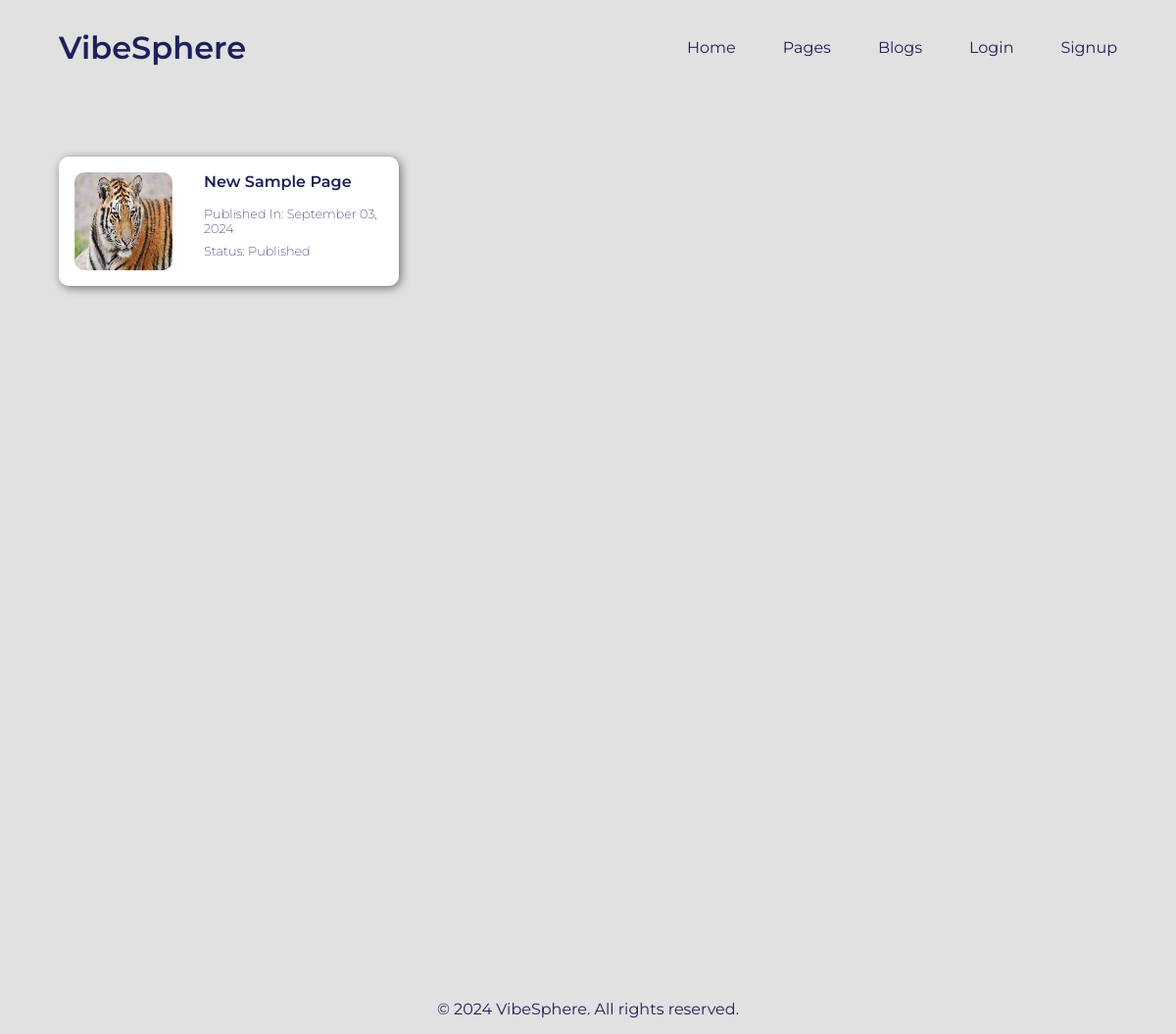
The page /pages/ on the database as committed earlier.
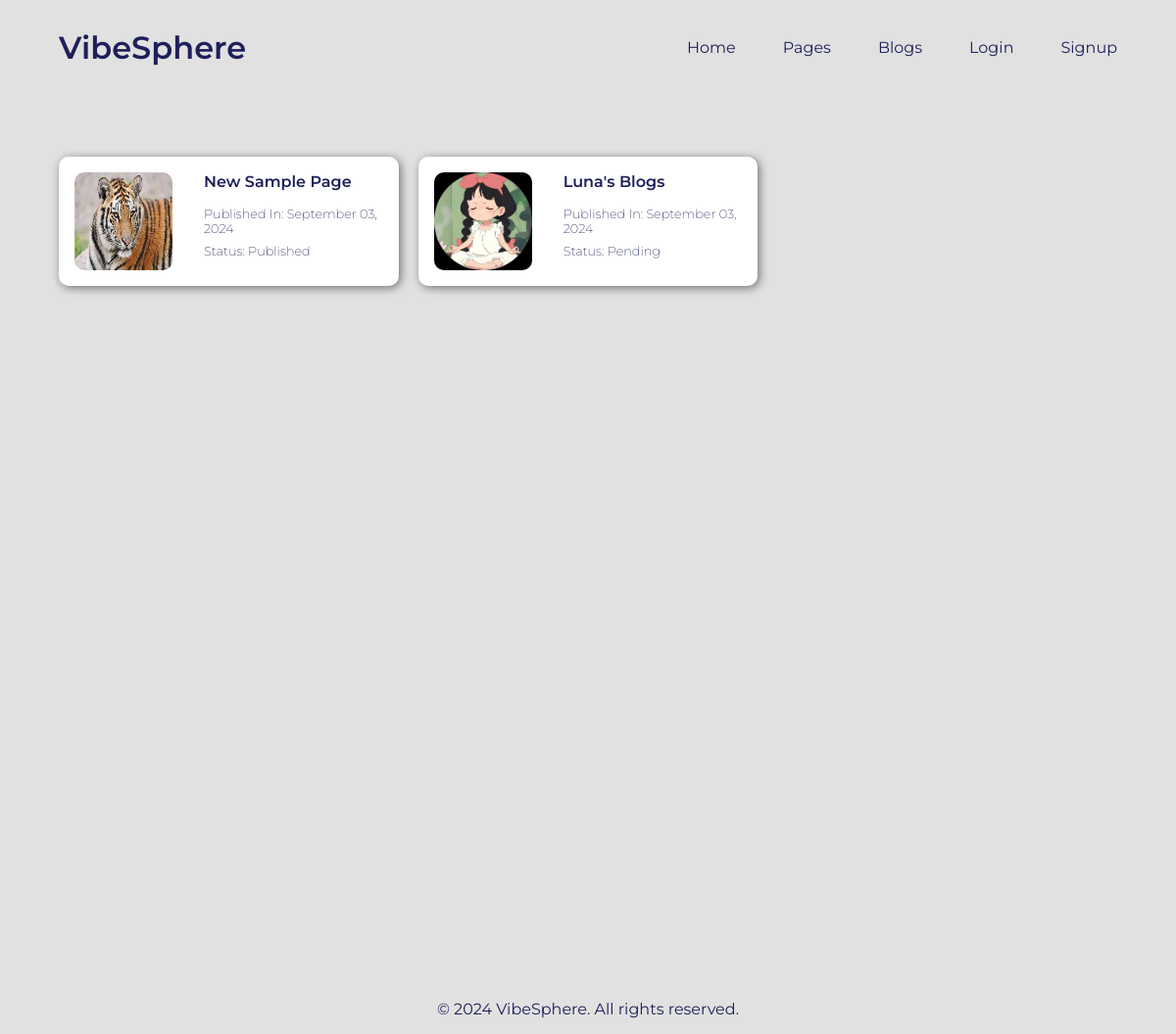
The same page on the database as committed later.
### main/models.py (models this page shows, shortened)
class BlogPage(models.Model):
    title = models.CharField(primary_key=True, unique=True, max_length=200)
    author = models.ForeignKey(User, on_delete=models.CASCADE)
    created_date = models.DateTimeField(auto_now_add=True)
    updated_date = models.DateTimeField(auto_now=True)
    profile_image = models.ImageField(upload_to='blog_images/')
    meta_description = models.TextField(blank=True, null=True)
    published_date = models.DateTimeField(blank=True, null=True, auto_now_add=True)
    status = models.CharField(max_length=10, choices=[('draft', 'Pending'), ('published', 'Published')], default='draft')

### main/views.py (the view)
# urls.py: path('pages/', views.show_all_pages, name='pages'),
def show_all_pages(request):
    pages = BlogPage.objects.all()
    context = {
        'show_navbar': True,
        'pages': pages
    }
    return render(request, 'pages.html', context)

### templates/pages.html (shortened to what this page needs)
{%extends 'main.html'%}
{% load static %}
{%block extra_css %}
<link rel="stylesheet" href="{% static 'css/pages.css' %}" />
{% endblock %}
{% block content %}
<div class="page__container">
    <div class="page__card__container">
        {% for page in pages%}
            <a class="page__card" href="{% url 'articles_by_page' page.title %}" style="text-decoration: none;">
                <img src="{{page.profile_image.url}}" alt="{{page.title}}" class="page__card__image">
                <div class="page__body__container">
                    <h2 class="page__card__title">{{page.title}}</h2>
                    <p class="page__card__desc">Published In: {{ page.published_date|date:"F d, Y" }}</p>
                    <p class="page__card__status">Status: {{page.get_status_display}}</p>
                </div>
            </a>
        {% endfor %}
    </div>
</div>
{% endblock %}

Rows that differ between the two databases and show on the page:
added BlogPage: profile_image (picture), title "Luna's Blogs", published_date "September 03, 2024", status "Pending"
